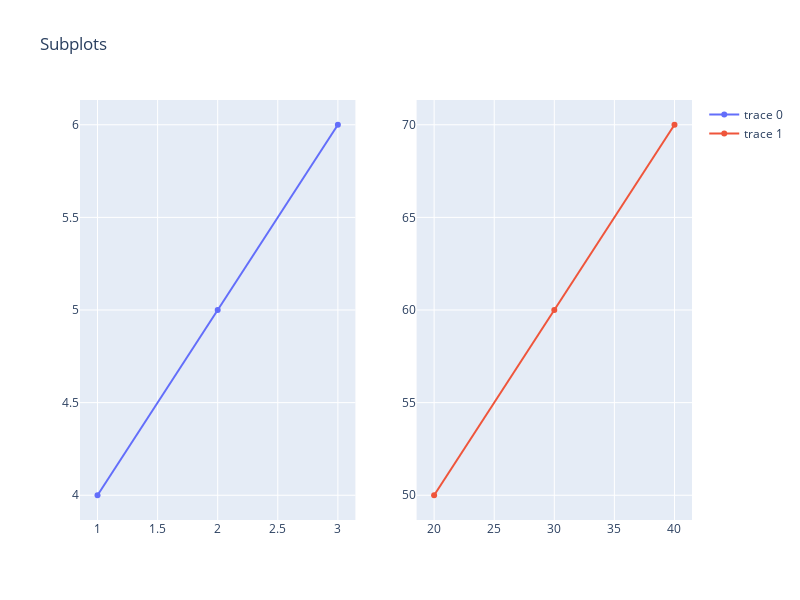

The code cell stored with this chart in its notebook:
### Markdown cell above
<a id="plotly_subplots_basic"></a>
### Basic Subplot

### Code cell
from plotly.subplots import make_subplots
import plotly.graph_objects as go
from plotly.offline import init_notebook_mode, plot
from IPython.core.display import display, HTML
init_notebook_mode(connected=True)


fig = make_subplots(rows=1, cols=2)

fig.add_trace(
    go.Scatter(x=[1, 2, 3], y=[4, 5, 6]),
    row=1, col=1
)

fig.add_trace(
    go.Scatter(x=[20, 30, 40], y=[50, 60, 70]),
    row=1, col=2
)

fig.update_layout(height=600, width=800, title_text="Subplots")
iplot(fig)

### Figure 1 — Plotly figure (JSON) as saved in the notebook; plotly's stock layout.template omitted (floating-point values rounded to 4 significant figures)
{"data": [{"type": "scatter", "x": [1, 2, 3], "xaxis": "x", "y": [4, 5, 6], "yaxis": "y"}, {"type": "scatter", "x": [20, 30, 40], "xaxis": "x2", "y": [50, 60, 70], "yaxis": "y2"}], "layout": {"height": 600, "title": {"text": "Subplots"}, "width": 800, "xaxis": {"anchor": "y", "domain": [0, 0.45]}, "xaxis2": {"anchor": "y2", "domain": [0.55, 1]}, "yaxis": {"anchor": "x", "domain": [0, 1]}, "yaxis2": {"anchor": "x2", "domain": [0, 1]}}}
